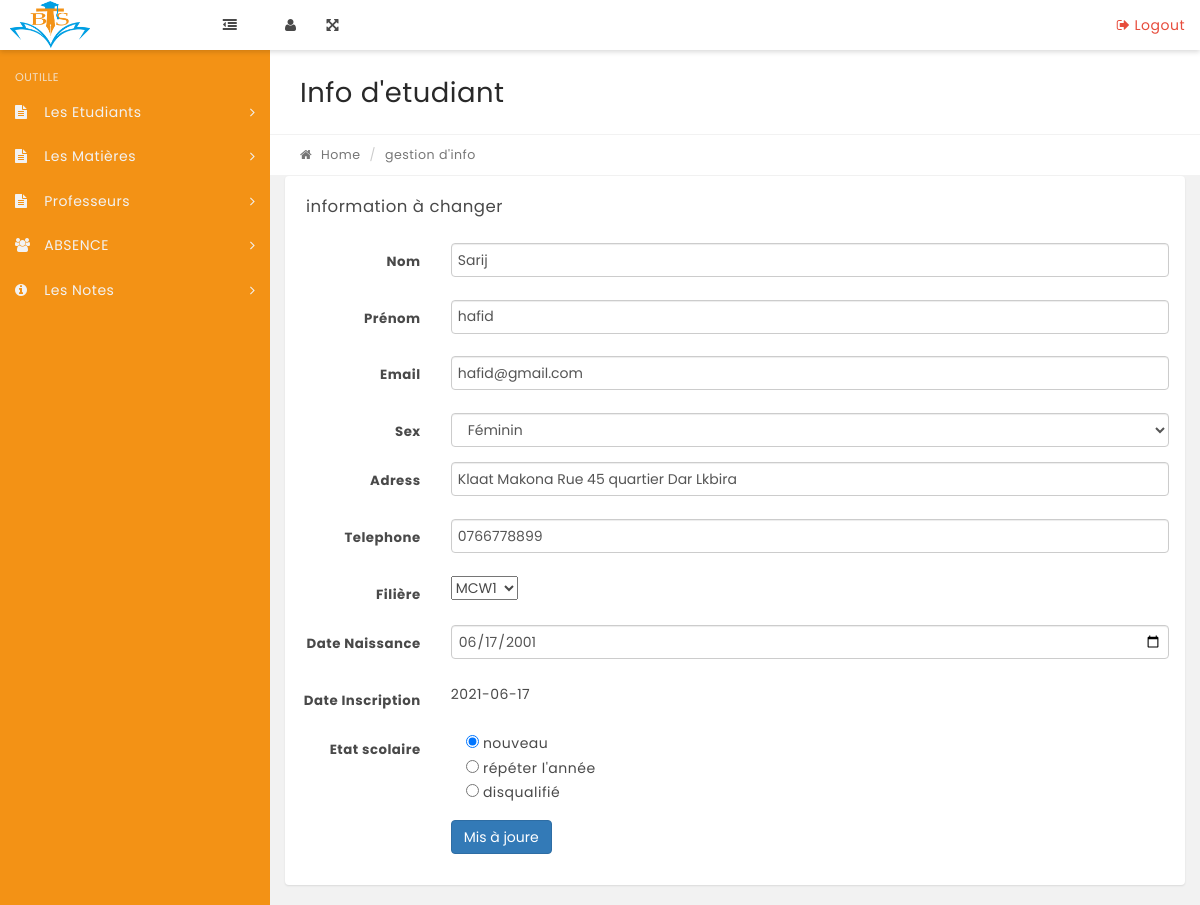
Page /administration/editEtudiant.php?stid=6 (signed in) on the committed database.
### tables this page shows
CREATE TABLE `etudiants` (
  `id_etudinant` int(11) NOT NULL,
  `nom` varchar(100) NOT NULL,
  `prenom` varchar(100) NOT NULL,
  `email` varchar(100) NOT NULL,
  `Password` varchar(50) NOT NULL,
  `adress` varchar(255) NOT NULL,
  `tel` varchar(10) NOT NULL,
  `filiere_id` int(11) DEFAULT NULL,
  `parent_id` int(11) DEFAULT NULL,
  `date_naissance` date NOT NULL,
  `date_inscription` date DEFAULT current_timestamp(),
  `date_graduation` date DEFAULT NULL,
  `continuant` int(11) NOT NULL,
  `avatar` varchar(100) NOT NULL,
  `sex` varchar(10) NOT NULL
);

### administration/editEtudiant.php (the view, shortened to what this page needs)
<?php
include('./../db_connect.php');
$stid = intval($_GET['stid']);
?>
<!DOCTYPE html>
<html lang="en">
<head>
    <link rel="stylesheet" href="../css/bootstrap.min.css" media="screen">
    <link rel="stylesheet" href="../css/font-awesome.min.css" media="screen">
    <link rel="stylesheet" href="../css/animate-css/animate.min.css" media="screen">
    <link rel="stylesheet" href="../css/lobipanel/lobipanel.min.css" media="screen">
    <link rel="stylesheet" href="../css/prism/prism.css" media="screen">
    <link rel="stylesheet" href="../css/select2/select2.min.css">
    <link rel="stylesheet" href="../css/main.css" media="screen">
</head>
<body class="top-navbar-fixed">
    <div class="main-wrapper">
        <?php include('./../includes/topbar.php'); ?>
        <div class="content-wrapper">
            <div class="content-container">
                <?php include('./../includes/leftbar.php'); ?>
                <div class="main-page">
                    <div class="container-fluid">
                        <div class="row page-title-div">
                            <div class="col-md-6">
                                <h2 class="title">Info d'etudiant</h2>
                            </div>
                        </div>
                        <div class="row breadcrumb-div">
                            <div class="col-md-6">
                                <ul class="breadcrumb">
                                    <li><a href="dashboard.php"><i class="fa fa-home"></i> Home</a></li>
                                    <li class="active">gestion d'info</li>
                                </ul>
                            </div>
                        </div>
                    </div>
                    <div class="container-fluid">
                        <div class="row">
                            <div class="col-md-12">
                                <div class="panel">
                                    <div class="panel-heading">
                                        <div class="panel-title">
                                            <h5>information à changer</h5>
                                        </div>
                                    </div>
                                    <div class="panel-body">
                                        <form class="form-horizontal" method="post">
                                            <?php
                                            $sql = "SELECT * FROM etudiants e
                                                            INNER JOIN filieres f
                                                            ON e.filiere_id = f.filiere_id
                                                            WHERE id_etudinant='$stid'";
                                            $rep = mysqli_query($connect, $sql);
                                            if (mysqli_num_rows($rep) > 0) {
                                                $t = mysqli_fetch_assoc($rep);
                                            ?>
                                                <div class="form-group">
                                                    <label for="default" class="col-sm-2 control-label">Nom</label>
                                                    <div class="col-sm-10">
                                                        <input type="text" name="nom" class="form-control" id="fullanme" value="<?php echo $t["nom"] ?>" required="required" autocomplete="off">
                                                    </div>
                                                </div>
                                                <div class="form-group">
                                                    <label for="default" class="col-sm-2 control-label">Prénom</label>
                                                    <div class="col-sm-10">
                                                        <input type="text" name="prenom" class="form-control" id="prenom" value="<?php echo $t["prenom"] ?>" required="required" autocomplete="off">
                                                    </div>
                                                </div>
                                                <div class="form-group">
                                                    <label for="default" class="col-sm-2 control-label">Email</label>
                                                    <div class="col-sm-10">
                                                        <input type="email" name="email" class="form-control" id="email" value="<?php echo $t["email"] ?>" required="required" autocomplete="off">
                                                    </div>
                                                </div>
                                                <div class="form-group">
                                                    <label for="default" class="col-sm-2 control-label">Sex</label>
                                                    <div class="col-sm-10">
                                                        <select name="sex" class="form-control" id="sel1">
                                                            <option value="masculin" <?= $t['sex'] == "masculin" ? "selected"  : "" ?>>Féminin</option>
                                                        </select>
                                                    </div>
                                                </div>
                                                <div class="form-group">
                                                    <label for="default" class="col-sm-2 control-label">Adress</label>
                                                    <div class="col-sm-10">
                                                        <input type="text" name="add" class="form-control" id="add" value="<?php echo $t["adress"] ?>">
                                                    </div>
                                                </div>
                                                <div class="form-group">
                                                    <label for="default" class="col-sm-2 control-label">Telephone</label>
                                                    <div class="col-sm-10">
                                                        <input type="text" name="tel" class="form-control" id="tel" value="<?php echo $t["tel"] ?>">
                                                    </div>
                                                </div>
                                                <div class="form-group">
                                                    <label for="default" class="col-sm-2 control-label">Filière</label>
                                                    <div class="col-sm-10">
                                                        <select name="filiere" id="filiere">
                                                            <?php
                                                            $sq = "SELECT * FROM filieres";
                                                            $re = mysqli_query($connect, $sq);
                                                            while ($tab = mysqli_fetch_assoc($re)) { ?>
                                                                <option value="<?= $tab['filiere_id'] ?>"><?= $tab['filiere_nom'] . '' . $tab['filiere_session'] ?></option>
                                                            <?php  } ?>
                                                        </select>
                                                    </div>
                                                </div>
                                                <div class="form-group">
                                                    <label for="date" class="col-sm-2 control-label">Date Naissance</label>
                                                    <div class="col-sm-10">
                                                        <input type="date" name="dNaiss" class="form-control" value="<?php echo $t["date_naissance"]; ?>" id="date">
                                                    </div>
                                                </div>
                                                <div class="form-group">
                                                    <label for="default" class="col-sm-2 control-label">Date Inscription</label>
                                                    <div class="col-sm-10">
                                                        <?php echo $t["date_inscription"]; ?>
                                                    </div>
                                                </div>
                                                <div class="form-group">
                                                    <label for="default" class="col-sm-2 control-label">Etat scolaire</label>
                                                    <div class="col-sm-10">
                                                        <?php $stats = $t["continuant"];
                                                        if ($stats == "1") {
                                                        ?>
                                                            <input type="radio" class="rd" name="etat" value="1" required="required" checked> nouveau<br />
                                                            <input type="radio" class="rd" name="etat" value="2" required="required"> répéter l'année<br />
                                                            <input type="radio" class="rd" name="etat" value="3" required="required"> disqualifié<br />
                                                        <?php
                                                        } ?>
                                                    </div>
                                                </div>
                                            <?php } ?>
                                            <div class="form-group">
                                                <div class="col-sm-offset-2 col-sm-10">
                                                    <button type="submit" name="submit" class="btn btn-primary">Mis à joure</button>
                                                </div>
                                            </div>
                                        </form>
                                    </div>
                                </div>
                            </div>
                        </div>
                    </div>
                </div>
            </div>
        </div>
    </div>
</body>
</html>

### administration/editEtudiant.php (style rules this page uses)
.rd { margin-left: 15px !important; }

### rows in the picture
etudiants: nom "Sarij", prenom "hafid", email "hafid@gmail.com", add "Klaat Makona Rue 45 quartier Dar Lkbira", tel "0766778899", dNaiss "06/17/2001", date_inscription "2021-06-17"

### other values in the picture
form field filiere "MCW1"
